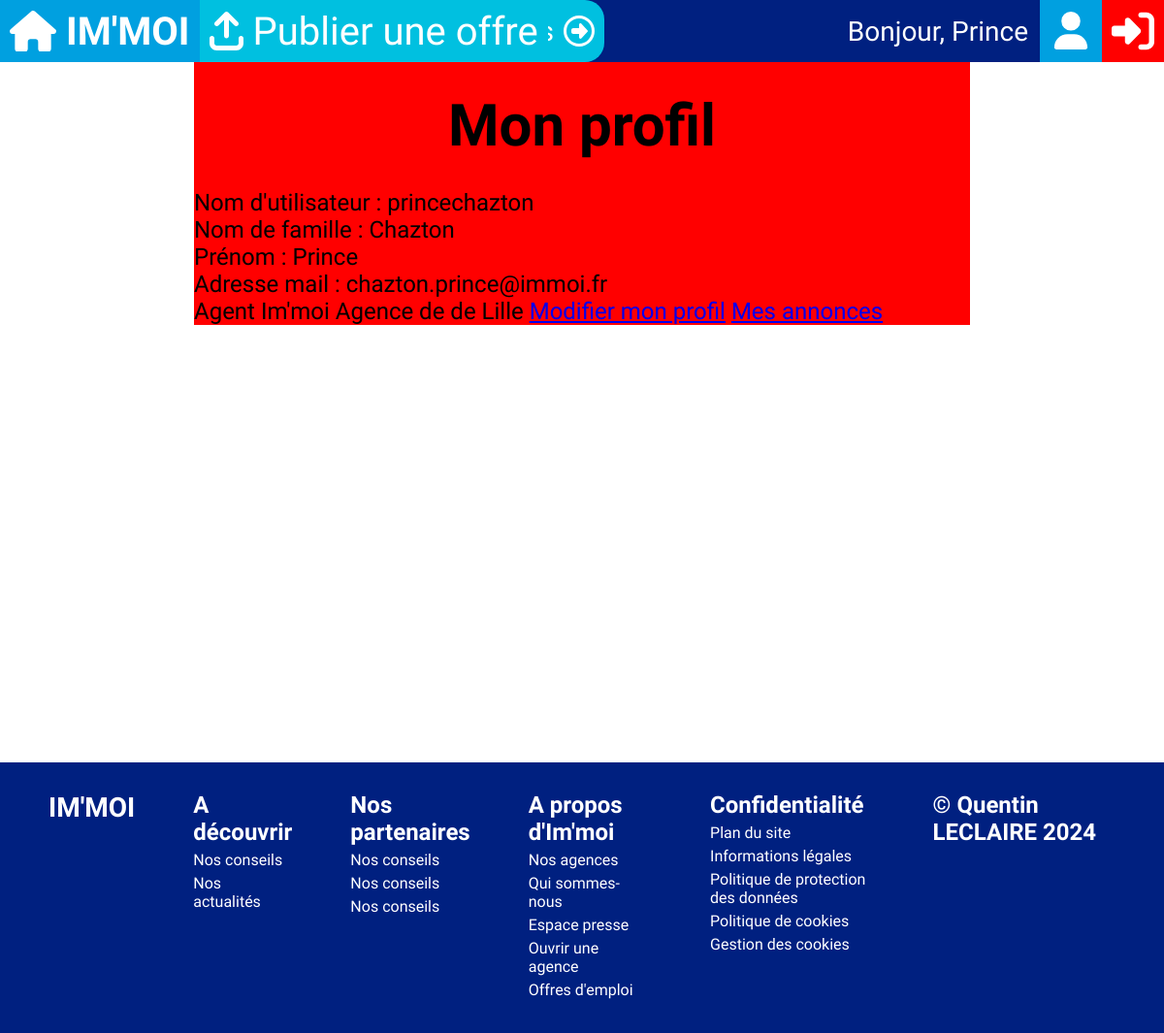
The app's page /profil (signed in) with its own data.
### tables this page shows
CREATE TABLE utilisateur(
idUtilisateur int(11) NOT NULL,
username varchar(32) NOT NULL,
password varchar(64) NOT NULL,
nom varchar(40),
prenom varchar(40),
telephone varchar(20),
email varchar(80) NOT NULL,
idAdresse int(11),
estAgent boolean,
agence int(11)
);

CREATE TABLE agence(
idAgence int(11) NOT NULL,
nom varchar(20) NOT NULL,
idAdresse int(11) NOT NULL
);

### Models/managers/UtilisateurManager.php (called while the page is built, shortened)
<?php
require_once "Models/data/Utilisateur.class.php";
require_once "Models/Model.class.php";
class UtilisateurManager extends BDConnexion
{
    private $userlist = [];
    public function ajoutUtilisateur($utilisateur)
    {
        $this->userlist[] = $utilisateur;
    }
    public function chargementUserlist()
    {
        $req = $this->getBDD()->prepare('SELECT * FROM utilisateur');
        $req->execute();
        $listeUtilisateur = $req->fetchAll(PDO::FETCH_ASSOC);
    }
    public function getUserById($id)
    {
        for ($i = 0; $i < count($this->userlist); $i++) {
            if ($this->userlist[$i]->getId() == $id) {
                return $this->userlist[$i];
            }
        }
    }
}

### Models/Model.class.php (called while the page is built, shortened)
<?php
abstract class BDConnexion{
    private static $pdo;
    private static function setBDD(){
        self::$pdo = new PDO('mysql:host=localhost;dbname=immoi;port=3308;charset=utf8', 'root', '');
        self::$pdo->setAttribute(PDO::ATTR_ERRMODE, PDO::ERRMODE_WARNING);
    }
    protected function getBDD(){
        return self::$pdo;
    }
}

### Models/data/Utilisateur.class.php (called while the page is built, shortened)
<?php
class Utilisateur{
    public function getId()               {return $this->idUtilisateur;}
    public function getUsername()         {return $this->username;}
    public function getNom()              {return $this->nom;}
    public function getPrenom()           {return $this->prenom;}
    public function getEmail()            {return $this->email;}
    public function getEstAgent()         {return $this->estAgent;}
    public function getAgence()           {return $this->agence;}
}

### Controller/agenceController.php (called while the page is built, shortened)
<?php
class AgenceController{
    private $agenceManager;
    public function __construct() {
        require_once "Models/managers/AgenceManager.php";
        $this->agenceManager = new AgenceManager;
        $this->agenceManager->chargementAgencelist();
    }
    public function getAgenceList(){
        return $this->agenceManager->getAgencelist();
    }
}

### Models/managers/AgenceManager.php (called while the page is built, shortened)
<?php
require_once "Models/data/Agence.class.php";
require_once "Models/Model.class.php";
class AgenceManager extends BDConnexion{
    private $agencelist;
    public function ajoutAgence($agence){
        $this->agencelist[] = $agence;
    }
    public function getAgencelist(){
        return $this->agencelist;
    }
    public function chargementAgencelist(){
        $req = $this->getBDD()->prepare('SELECT * FROM agence');
        $req->execute();
        $listeAgence = $req->fetchAll(PDO::FETCH_ASSOC);
        foreach($listeAgence as $value){
            $agence = new Agence($value['idAgence'], $value['nom'], $value['idAdresse']);
        }
    }
}

### Models/data/Agence.class.php (called while the page is built, shortened)
<?php
class Agence{
    public function getNom()             {return $this->nom;}
}

### Views/BD/profil.view.php (the view, shortened to what this page needs)
<?php ob_start();
$monprofil = (isset($_SESSION["user"]) && $_SESSION["user"]["id"] == $user->getId()) ? true : false;
$qualif = (null !== $user->getPrenom()) ? $user->getPrenom() : $user->getUsername();
require_once "Controller/agenceController.php";
$agenceController = new AgenceController;
$DBagence = $agenceController->getAgenceList();
require_once "Controller/adresseController.php";
?>
<section class="content contentcenter">
    <div class="profil">
        <h2><?= ($monprofil) ? "Mon profil" : "Profil de " . $qualif; ?></h2>
        <p>Nom d'utilisateur : <?=$user->getUsername();?></p>
        <p><?= ($user->getNom() != 0) ? "Nom de famille : ".$user->getNom() : ""?></p>
        <p><?= ($user->getPrenom() != 0) ? "Prénom : ".$user->getPrenom() : ""?></p>
        <p><?= ($user->getEmail() != 0) ? "Adresse mail : ".$user->getEmail() : ""?></p>
        <?= ($user->getEstAgent()) ? "Agent Im'moi" : ""; ?>
        <?= ($user->getEstAgent()) ? "Agence de " . $DBagence[$user->getAgence() - 1]->getNom() : ""; ?>
        <a href="/profil/edit"><?= ($monprofil) ? "Modifier mon profil" : ""?></a>
        <a href="/profil/<?= $user->getId() ?>/offres"><?= ($monprofil) ? "Mes annonces" : "Voir les annonces publiées par " . $qualif; ?></a>
    </div>
</section>
<?php
require "Views/template.php";

### public/css/style.css (style rules this page uses)
:root { --main-blue: #0050B0; --light-blue: #00A0E0; --lighter-blue: #00C0E0; --lightest-blue: #50D0FF; --dark-blue: #002080; --darker-blue: #001050; }
* { padding: 0; margin: 0; box-sizing: border-box; font-family: 'Gabarito', sans-serif; }
body { min-height: 100vh; position: relative; }
.content { position: relative; margin-top: 64px; min-height: calc(100vh - 78px); height: fit-content; width: 100%; display: flex; flex-direction: column; }
.contentcenter { align-items: center; }
.profil { background-color: red; width: 100%; max-width: 800px; font-size: 24px; }
.profil h2 { text-align: center; font-size: 60px; margin: 30px 0; }

### records on screen
utilisateur: username "princechazton", nom "Chazton", prenom "Prince", email "chazton.prince@immoi.fr", agence.nom "de Lille"

### other values on screen
$bonjour "Prince"
